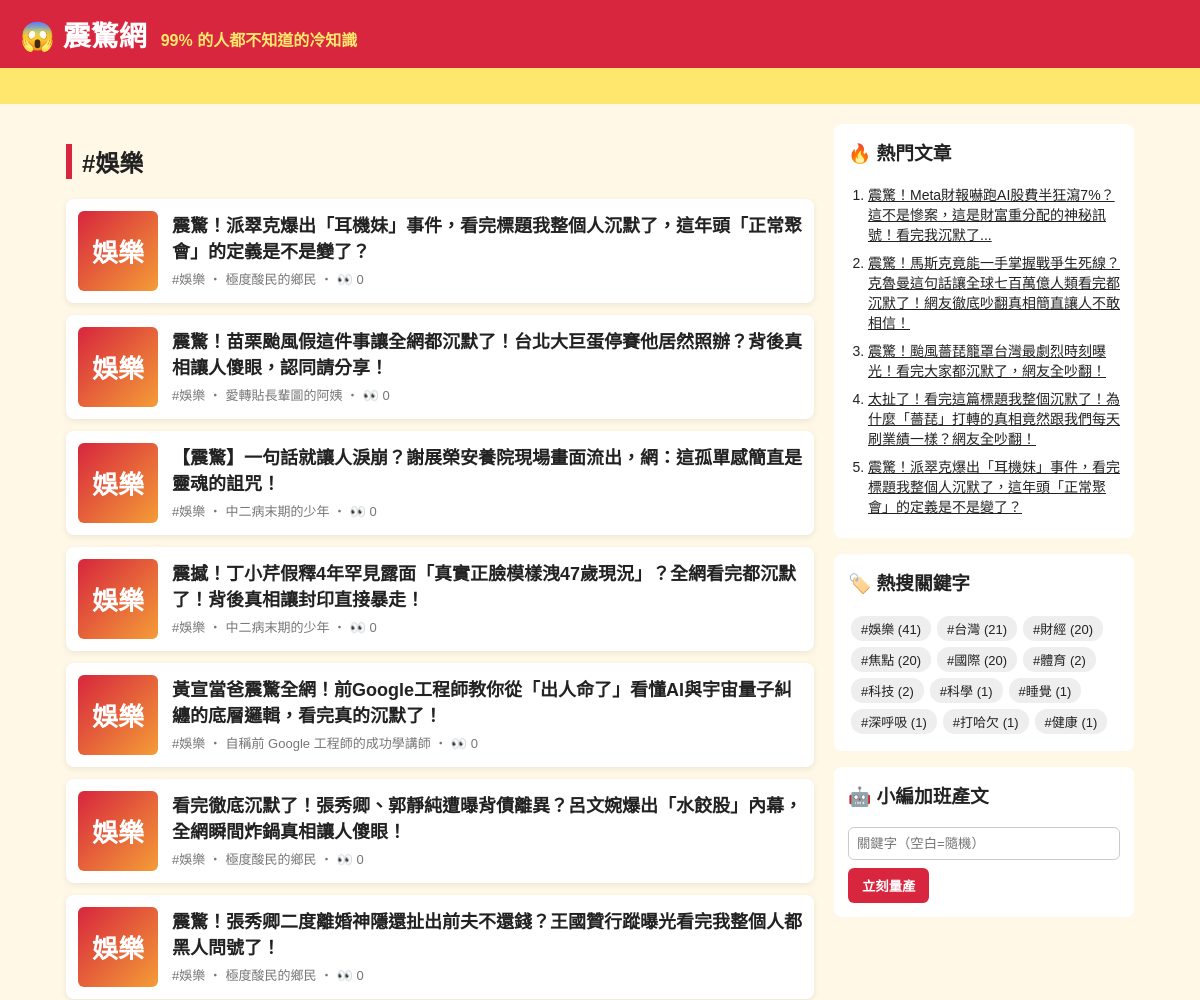
/tag/娛樂/ (upper part), run on an earlier commit of the app's database.
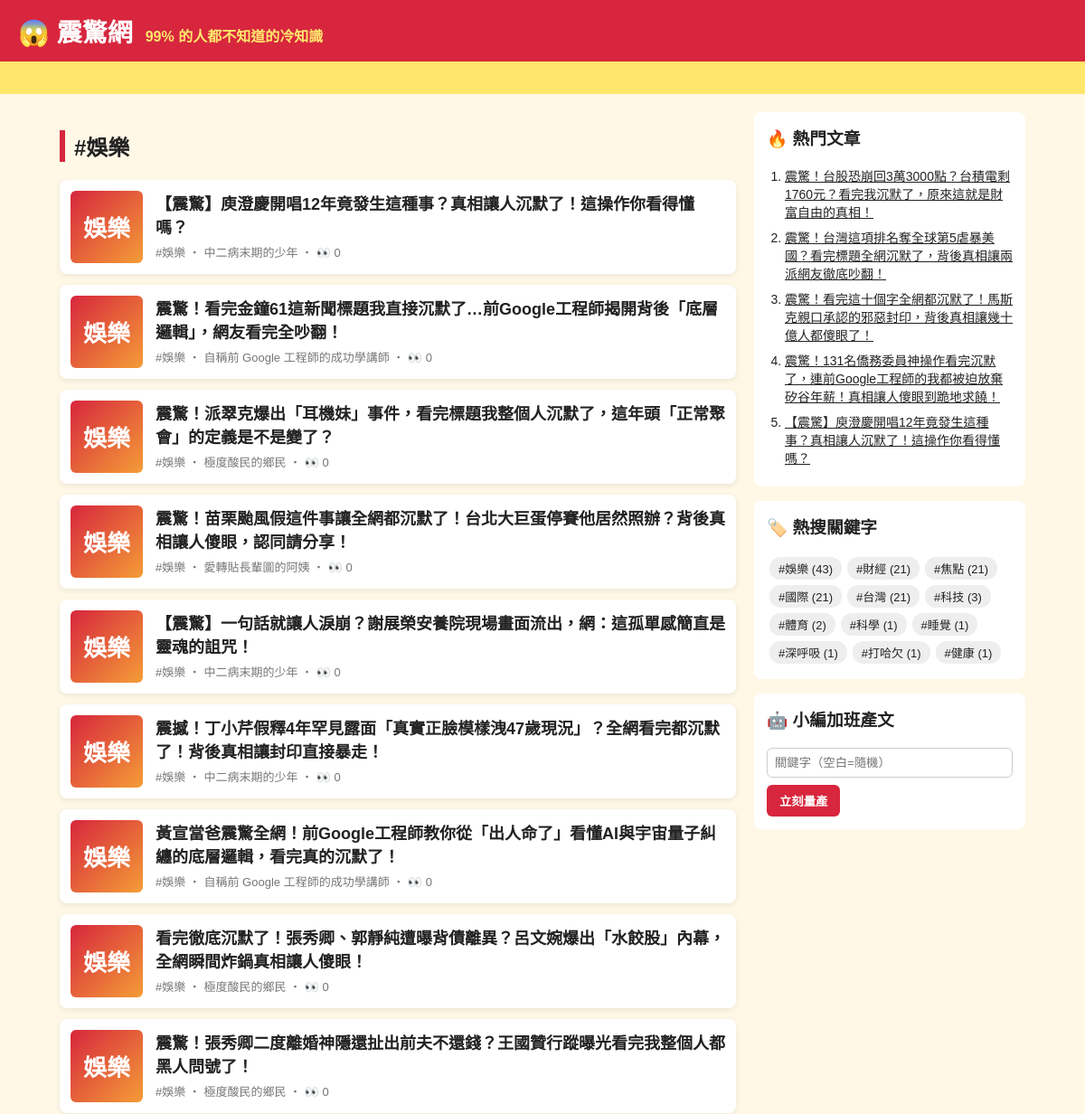
And on a later commit of the database.
### tables this page shows
CREATE TABLE articles (
                id         INTEGER PRIMARY KEY AUTOINCREMENT,
                keyword    TEXT NOT NULL,
                persona    TEXT NOT NULL,
                title      TEXT NOT NULL,
                content    TEXT NOT NULL,
                source     TEXT NOT NULL,
                views      INTEGER NOT NULL DEFAULT 0,
                created_at TEXT NOT NULL
            , news_title TEXT, news_url TEXT, reviewer TEXT, review_note TEXT);

### app.py (the view)
@app.route("/tag/<keyword>/")
def tag(keyword):
    return render_template("index.html", articles=db.list_articles(keyword=keyword), heading=f"#{keyword}")

### app.py (called while the page is built)
@app.context_processor
def sidebar():
    return {"hot": db.hot_articles(), "tags": db.keywords(), "static_site": app.config["STATIC_SITE"]}

### db.py (called while the page is built)
def connect():
    conn = sqlite3.connect(DB_PATH)
    conn.row_factory = sqlite3.Row
    return conn

def list_articles(limit=50, keyword=None):
    with connect() as conn:
        if keyword:
            return conn.execute(
                "SELECT * FROM articles WHERE keyword = ? ORDER BY id DESC LIMIT ?", (keyword, limit)
            ).fetchall()
        return conn.execute("SELECT * FROM articles ORDER BY id DESC LIMIT ?", (limit,)).fetchall()

def hot_articles(limit=5):
    with connect() as conn:
        return conn.execute("SELECT * FROM articles ORDER BY views DESC, id DESC LIMIT ?", (limit,)).fetchall()

def keywords():
    with connect() as conn:
        return conn.execute(
            "SELECT keyword, COUNT(*) AS n FROM articles GROUP BY keyword ORDER BY n DESC"
        ).fetchall()

### templates/index.html
{% extends "base.html" %}
{% block content %}
<h2 class="heading">{{ heading }}</h2>
{% for a in articles %}
  <a class="card" href="{{ url_for('article', article_id=a.id) }}">
    <div class="thumb">{{ a.keyword[:2] }}</div>
    <div>
      <h3>{{ a.title }}</h3>
      <p class="meta">#{{ a.keyword }} ‧ {{ a.persona }}{% if not static_site %} ‧ 👀 {{ a.views }}{% endif %}</p>
    </div>
  </a>
{% else %}
  <p class="empty">還沒有文章。執行 <code>python generator.py -n 5</code> 或用右邊按鈕開始量產。</p>
{% endfor %}
{% endblock %}

### templates/base.html (shortened to what this page needs)
<!doctype html>
<html lang="zh-Hant">
<head>
  <link rel="stylesheet" href="{{ url_for('static', filename='style.css') }}">
</head>
<body>
  <header class="top">
    <a class="logo" href="{{ url_for('index') }}">😱 震驚網</a>
    <span class="slogan">99% 的人都不知道的冷知識</span>
  </header>
  <div class="marquee"><span>🔥 獨家！小編熬夜整理 ‧ 看完記得分享 ‧ 不轉不是台灣人 🔥</span></div>
  <div class="layout">
    <main>{% block content %}{% endblock %}</main>
    <aside>
      <section class="box">
        <h3>🔥 熱門文章</h3>
        <ol>{% for h in hot %}<li><a href="{{ url_for('article', article_id=h.id) }}">{{ h.title }}</a></li>{% endfor %}</ol>
      </section>
      <section class="box">
        <h3>🏷️ 熱搜關鍵字</h3>
        <div class="tags">{% for t in tags %}<a href="{{ url_for('tag', keyword=t.keyword) }}">#{{ t.keyword }} ({{ t.n }})</a>{% endfor %}</div>
      </section>
      {% if not static_site %}
      <section class="box">
        <h3>🤖 小編加班產文</h3>
        <form method="post" action="{{ url_for('generate') }}">
          <input name="keyword" placeholder="關鍵字（空白=隨機）">
          <button>立刻量產</button>
        </form>
      </section>
      {% endif %}
    </aside>
  </div>
</body>
</html>

What changed in the data, as far as the page shows it:
no longer on one of the page's lists (row unchanged): articles: title "震驚！派翠克爆出「耳機妹」事件，看完標題我整個人沉默了，這年頭「正常聚會」的定義是不是變了？"
no longer on this page (row unchanged): articles: title "震驚！Meta財報嚇跑AI股費半狂瀉7%？這不是慘案，這是財富重分配的神秘訊號！看完我沉默了...", shown under "🔥 熱門文章"
no longer on this page (row unchanged): articles: title "震驚！馬斯克竟能一手掌握戰爭生死線？克魯曼這句話讓全球七百萬億人類看完都沉默了！網友徹底吵翻真相簡直讓人不敢相信！", shown under "🔥 熱門文章"
no longer on this page (row unchanged): articles: title "震驚！颱風薔琵籠罩台灣最劇烈時刻曝光！看完大家都沉默了，網友全吵翻！", shown under "🔥 熱門文章"
no longer on this page (row unchanged): articles: title "太扯了！看完這篇標題我整個沉默了！為什麼「薔琵」打轉的真相竟然跟我們每天刷業績一樣？網友全吵翻！", shown under "🔥 熱門文章"
added articles: keyword "娛樂", title "【震驚】庾澄慶開唱12年竟發生這種事？真相讓人沉默了！這操作你看得懂嗎？", persona "中二病末期的少年", views "0"
added articles: keyword "娛樂", title "震驚！看完金鐘61這新聞標題我直接沉默了…前Google工程師揭開背後「底層邏輯」，網友看完全吵翻！", persona "自稱前 Google 工程師的成功學講師", views "0", shown under "#娛樂"
added articles: title "震驚！台股恐崩回3萬3000點？台積電剩1760元？看完我沉默了，原來這就是財富自由的真相！", shown under "🔥 熱門文章"
added articles: title "震驚！台灣這項排名奪全球第5虐暴美國？看完標題全網沉默了，背後真相讓兩派網友徹底吵翻！", shown under "🔥 熱門文章"
added articles: title "震驚！看完這十個字全網都沉默了！馬斯克親口承認的邪惡封印，背後真相讓幾十億人都傻眼了！", shown under "🔥 熱門文章"
added articles: title "震驚！131名僑務委員神操作看完沉默了，連前Google工程師的我都被迫放棄矽谷年薪！真相讓人傻眼到跪地求饒！", shown under "🔥 熱門文章"
Also different on the page:
new list line: "# 娛樂 ( 43 )"
new list line: "# 財經 ( 21 )"
new list line: "# 焦點 ( 21 )"
new list line: "# 國際 ( 21 )"
new list line: "# 科技 ( 3 )"
list line gone: "# 娛樂 ( 41 )"
list line gone: "# 財經 ( 20 )"
list line gone: "# 焦點 ( 20 )"
list line gone: "# 國際 ( 20 )"
list line gone: "# 科技 ( 2 )"
